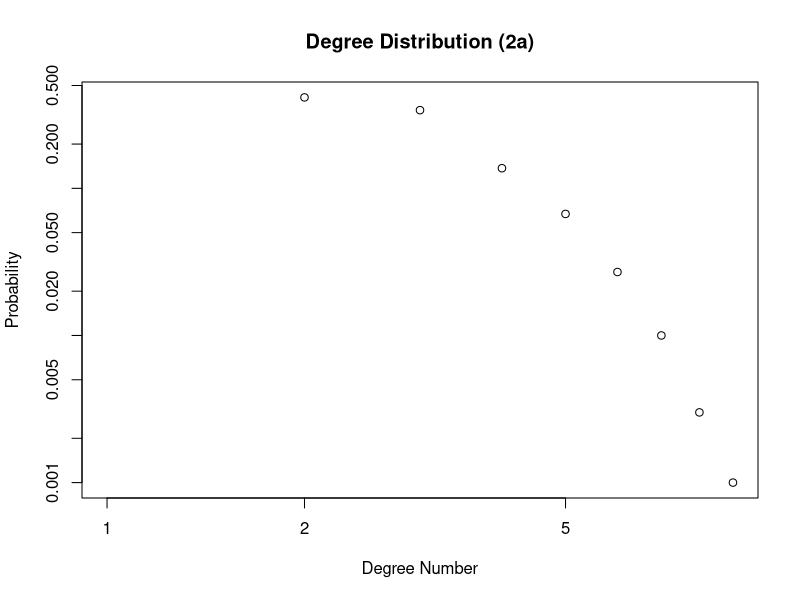
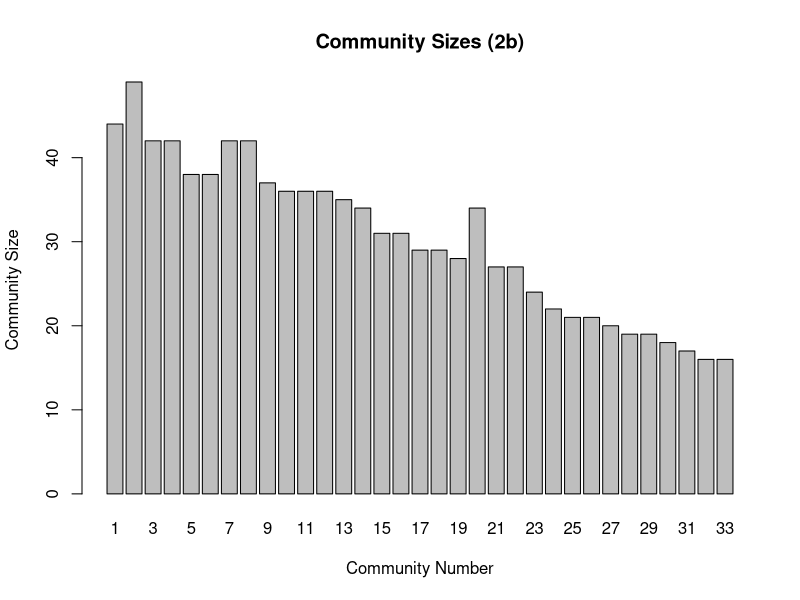
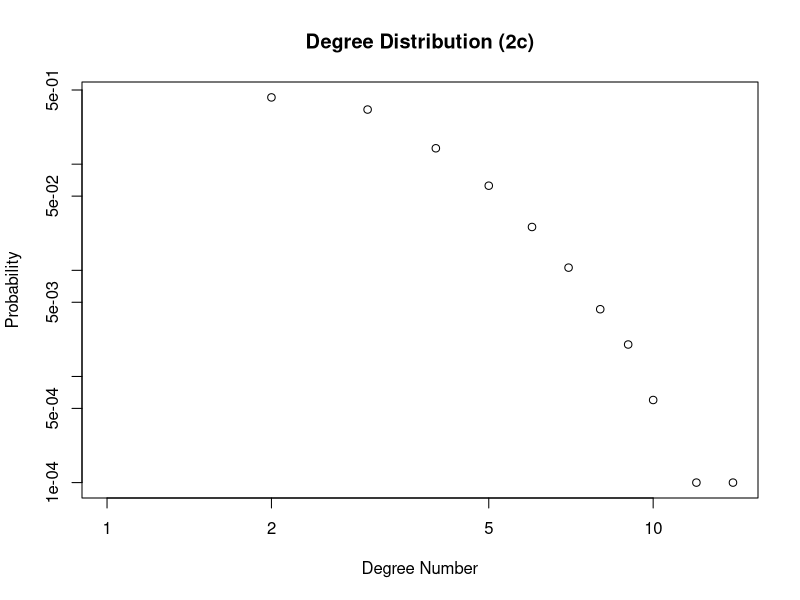
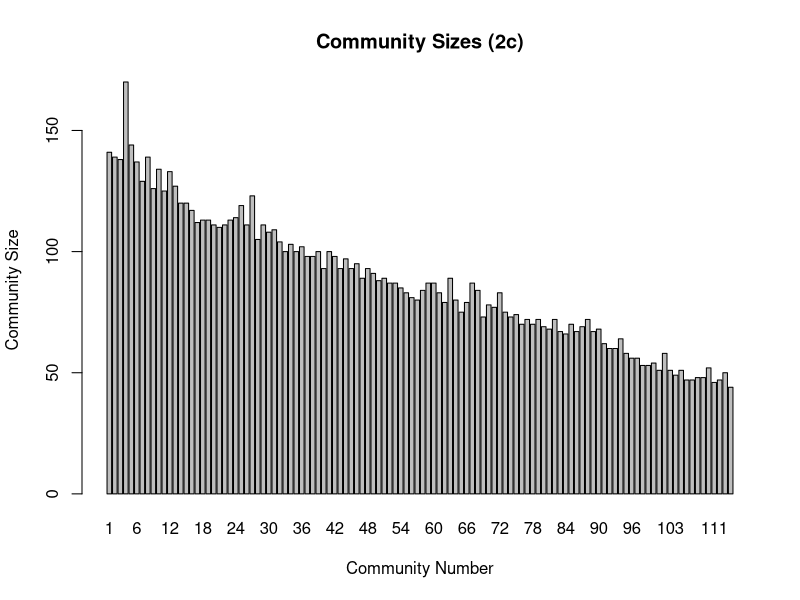
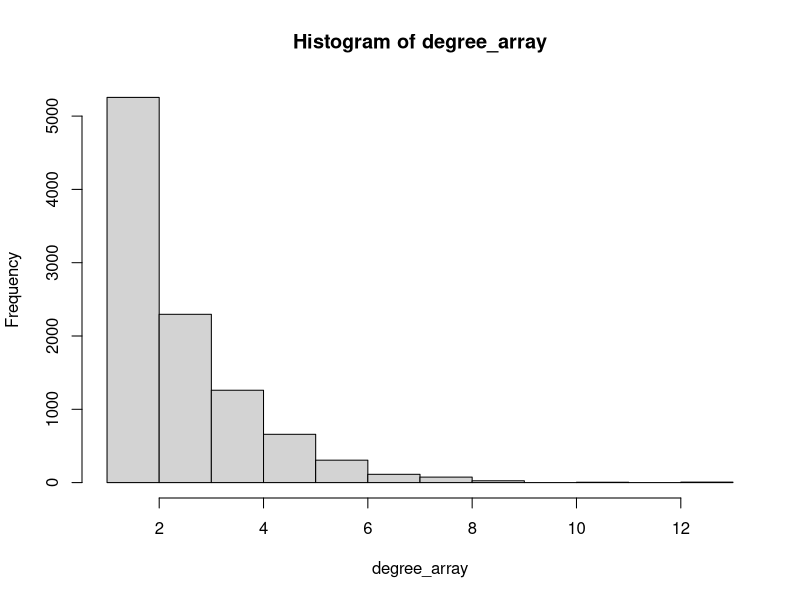
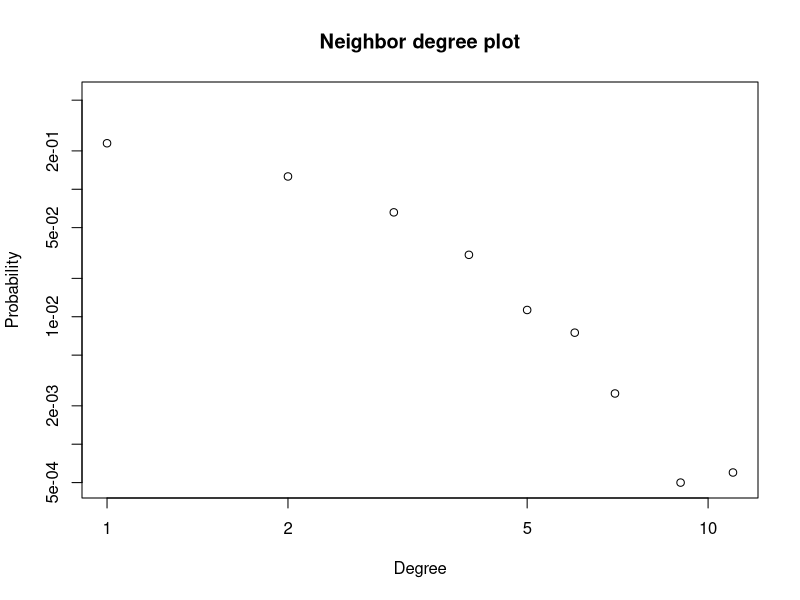
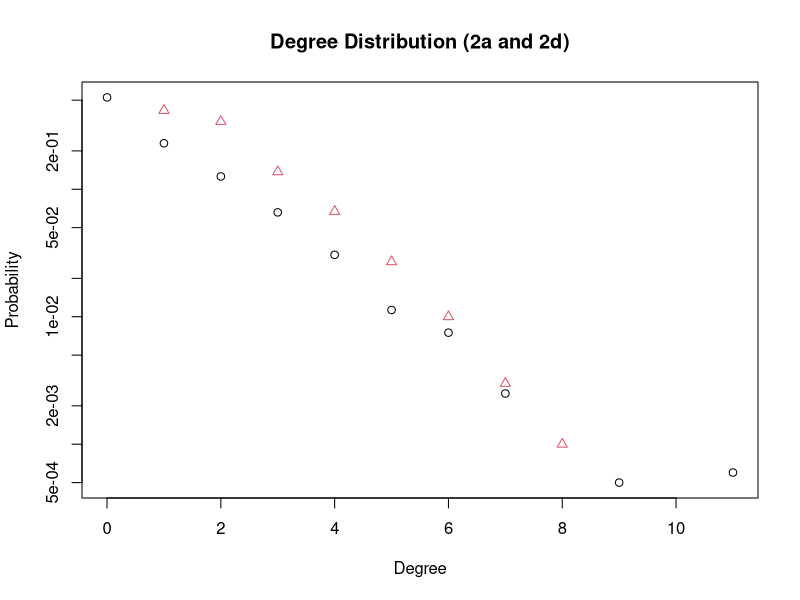

The R source for these figures, in order:
##Download and install the package 
#install.packages("igraph")

##Load package
library(igraph)

rm(list=ls())
nodesNum = 1000

#2 
#Create a network with a fat-tailed degree distribution
#2-a

degreePro = -3

g_2a = barabasi.game(nodesNum, degreePro, directed = FALSE)
deg_dist_2a <- degree.distribution(g_2a)
x_plot_2a = 0:(length(deg_dist_2a)-1)
plot(deg_dist_2a, log = "xy", main="Degree Distribution (2a)", xlab="Degree Number", ylab="Probability")
dia_2a <- diameter(g_2a, unconnected = TRUE)


#2-b
is.connected(g_2a)
cl_2a <- clusters(g_2a)
gccIndex_2a <- which.max(cl_2a$size)
nonGccNodes_2b <- (1:vcount(g_2a))[cl_2a$membership != gccIndex_2a]
gcc_2b <- delete.vertices(g_2a, nonGccNodes_2b)

#community structure
community_str_2b <- fastgreedy.community(gcc_2b, merges=TRUE, modularity=TRUE,membership=TRUE, weights=NULL)
modularity(community_str_2b)
sizes(community_str_2b)
barplot(sizes(community_str_2b),  main="Community Sizes (2b)", xlab="Community Number", ylab="Community Size")

#2-c

nodesNum2 = 10000

g_2c = barabasi.game(nodesNum2, degreePro, directed = FALSE)
deg_dist_2c <- degree.distribution(g_2c)
x_plot_2c = 0:(length(deg_dist_2c)-1)
plot(deg_dist_2c, log = "xy", main="Degree Distribution (2c)", xlab="Degree Number", ylab="Probability")
dia_2c <- diameter(g_2c, unconnected = TRUE)
is.connected(g_2c)

#GCC calculation

cl_2c <- clusters(g_2c)
gccIndex_2c <- which.max(cl_2c$size)
nonGccNodes_2c <- (1:vcount(g_2c))[cl_2c$membership != gccIndex_2c]
gcc_2c <- delete.vertices(g_2c, nonGccNodes_2c)

#community structure
community_str_2c <- fastgreedy.community(gcc_2c, merges=TRUE, modularity=TRUE,membership=TRUE, weights=NULL)
modularity(community_str_2c)
sizes(community_str_2c)
barplot(sizes(community_str_2c),  main="Community Sizes (2c)", xlab="Community Number", ylab="Community Size")

#2-d
chosennodes <- 10000
degree_array <- vector()
smpl <- sample(1:nodesNum2, chosennodes, replace=TRUE)
for (i in 1:chosennodes){
  vtx <- V(gcc_2c)[smpl[i]]
  #dg <- degree(gcc_2c, vtx)
  n_vtx <- neighbors(gcc_2c, vtx)
  
  smpl2 <- sample(1:length(n_vtx),1,replace=TRUE)
  neighbor_degree <- degree(gcc_2c, n_vtx[smpl2])
  degree_array <- c(degree_array, neighbor_degree)
}

degree_prob <- hist(degree_array)$density
x_plot = 0:(length(degree_prob)-1)

plot(x_plot, degree_prob,  log = "xy", main = "Neighbor degree plot", xlab = "Degree", ylab = "Probability")


dd1 <- degree_prob
dd2 <- deg_dist_2a
plot(x_plot, dd1, log="y", main="Degree Distribution (2a and 2d)", xlab="Degree",ylab="Probability")
points(x_plot_2a, dd2, col=2, pch=2)
